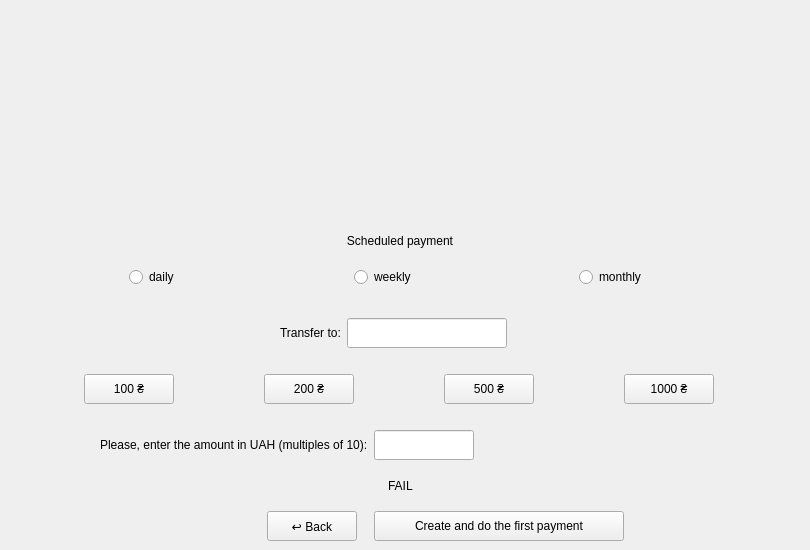
    <widget class="QWidget" name="scheduledTransferScreen">
     <widget class="QWidget" name="verticalLayoutWidget_10">
      <property name="geometry">
       <rect>
        <x>0</x>
        <y>60</y>
        <width>801</width>
        <height>481</height>
       </rect>
      </property>
      <layout class="QVBoxLayout" name="verticalLayout_15">
       <item alignment="Qt::AlignmentFlag::AlignHCenter">
        <widget class="BankCardWidget" name="W_currentCard_sp" native="true">
         <property name="minimumSize">
          <size>
           <width>275</width>
           <height>160</height>
          </size>
         </property>
         <property name="maximumSize">
          <size>
           <width>275</width>
           <height>160</height>
          </size>
         </property>
         <layout class="QVBoxLayout" name="currentCard_7"/>
        </widget>
       </item>
       <item>
        <layout class="QVBoxLayout" name="verticalLayout_16">
         <item alignment="Qt::AlignmentFlag::AlignHCenter">
          <widget class="QLabel" name="L_scheduledTransfer">
           <property name="minimumSize">
            <size>
             <width>150</width>
             <height>30</height>
            </size>
           </property>
           <property name="maximumSize">
            <size>
             <width>150</width>
             <height>30</height>
            </size>
           </property>
           <property name="text">
            <string>Scheduled payment</string>
           </property>
           <property name="alignment">
            <set>Qt::AlignmentFlag::AlignCenter</set>
           </property>
          </widget>
         </item>
         <item>
          <layout class="QHBoxLayout" name="horizontalLayout_13">
           <item>
            <widget class="QRadioButton" name="RB_daily">
             <property name="minimumSize">
              <size>
               <width>90</width>
               <height>30</height>
              </size>
             </property>
             <property name="maximumSize">
              <size>
               <width>90</width>
               <height>30</height>
              </size>
             </property>
             <property name="text">
              <string>daily</string>
             </property>
            </widget>
           </item>
           <item>
            <widget class="QRadioButton" name="RB_weekly">
             <property name="minimumSize">
              <size>
               <width>90</width>
               <height>30</height>
              </size>
             </property>
             <property name="maximumSize">
              <size>
               <width>90</width>
               <height>30</height>
              </size>
             </property>
             <property name="text">
              <string>weekly</string>
             </property>
            </widget>
           </item>
           <item>
            <widget class="QRadioButton" name="RB_monthly">
             <property name="minimumSize">
              <size>
               <width>90</width>
               <height>30</height>
              </size>
             </property>
             <property name="maximumSize">
              <size>
               <width>90</width>
               <height>30</height>
              </size>
             </property>
             <property name="text">
              <string>monthly</string>
             </property>
            </widget>
           </item>
          </layout>
         </item>
         <item>
          <layout class="QFormLayout" name="formLayout_8">
           <property name="leftMargin">
            <number>280</number>
           </property>
           <property name="topMargin">
            <number>20</number>
           </property>
           <property name="rightMargin">
            <number>100</number>
           </property>
           <item row="0" column="0">
            <widget class="QLabel" name="L_enterScheduledTransferDest">
             <property name="minimumSize">
              <size>
               <width>0</width>
               <height>30</height>
              </size>
             </property>
             <property name="text">
              <string>Transfer to:</string>
             </property>
            </widget>
           </item>
           <item row="0" column="1">
            <widget class="QLineEdit" name="LE_scheduledTransferDest">
             <property name="minimumSize">
              <size>
               <width>160</width>
               <height>30</height>
              </size>
             </property>
             <property name="maximumSize">
              <size>
               <width>160</width>
               <height>30</height>
              </size>
             </property>
            </widget>
           </item>
          </layout>
         </item>
         <item>
          <layout class="QHBoxLayout" name="horizontalLayout_11">
           <property name="topMargin">
            <number>20</number>
           </property>
           <item>
            <widget class="QPushButton" name="B_S100">
             <property name="minimumSize">
              <size>
               <width>90</width>
               <height>30</height>
              </size>
             </property>
             <property name="maximumSize">
              <size>
               <width>90</width>
               <height>30</height>
              </size>
             </property>
             <property name="text">
              <string>100 ₴</string>
             </property>
            </widget>
           </item>
           <item>
            <widget class="QPushButton" name="B_S200">
             <property name="minimumSize">
              <size>
               <width>90</width>
               <height>30</height>
              </size>
             </property>
             <property name="maximumSize">
              <size>
               <width>90</width>
               <height>30</height>
              </size>
             </property>
             <property name="text">
              <string>200 ₴</string>
             </property>
            </widget>
           </item>
           <item>
            <widget class="QPushButton" name="B_S500">
             <property name="minimumSize">
              <size>
               <width>90</width>
               <height>30</height>
              </size>
             </property>
             <property name="maximumSize">
              <size>
               <width>90</width>
               <height>30</height>
              </size>
             </property>
             <property name="text">
              <string>500 ₴</string>
             </property>
            </widget>
           </item>
           <item>
            <widget class="QPushButton" name="B_S1000">
             <property name="minimumSize">
              <size>
               <width>90</width>
               <height>30</height>
              </size>
             </property>
             <property name="maximumSize">
              <size>
               <width>90</width>
               <height>30</height>
              </size>
             </property>
             <property name="text">
              <string>1000 ₴</string>
             </property>
            </widget>
           </item>
          </layout>
         </item>
         <item>
          <layout class="QFormLayout" name="formLayout_9">
           <property name="leftMargin">
            <number>100</number>
           </property>
           <property name="topMargin">
            <number>20</number>
           </property>
           <property name="rightMargin">
            <number>100</number>
           </property>
           <item row="0" column="0">
            <widget class="QLabel" name="L_enterTheAmount_S">
             <property name="minimumSize">
              <size>
               <width>0</width>
               <height>30</height>
              </size>
             </property>
             <property name="text">
              <string>Please, enter the amount in UAH (multiples of 10):</string>
             </property>
            </widget>
           </item>
           <item row="0" column="1">
            <widget class="QLineEdit" name="LE_enteredScheduledTransferAmount">
             <property name="minimumSize">
              <size>
               <width>100</width>
               <height>30</height>
              </size>
             </property>
             <property name="maximumSize">
              <size>
               <width>100</width>
               <height>30</height>
              </size>
             </property>
            </widget>
           </item>
          </layout>
         </item>
         <item alignment="Qt::AlignmentFlag::AlignHCenter">
          <widget class="QLabel" name="L_failScheduledTransfer">
           <property name="text">
            <string>FAIL</string>
           </property>
          </widget>
         </item>
         <item>
          <layout class="QHBoxLayout" name="horizontalLayout_12">
           <property name="spacing">
            <number>0</number>
           </property>
           <property name="leftMargin">
            <number>250</number>
           </property>
           <property name="rightMargin">
            <number>160</number>
           </property>
           <item>
            <widget class="QPushButton" name="B_backScheduledTransfer">
             <property name="minimumSize">
              <size>
               <width>90</width>
               <height>30</height>
              </size>
             </property>
             <property name="maximumSize">
              <size>
               <width>90</width>
               <height>30</height>
              </size>
             </property>
             <property name="text">
              <string>↩ Back</string>
             </property>
             <property name="checkable">
              <bool>false</bool>
             </property>
            </widget>
           </item>
           <item>
            <widget class="QPushButton" name="B_enterScheduledTransfer">
             <property name="minimumSize">
              <size>
               <width>250</width>
               <height>30</height>
              </size>
             </property>
             <property name="maximumSize">
              <size>
               <width>250</width>
               <height>30</height>
              </size>
             </property>
             <property name="text">
              <string>Create and do the first payment</string>
             </property>
            </widget>
           </item>
          </layout>
         </item>
        </layout>
       </item>
      </layout>
     </widget>
    </widget>
